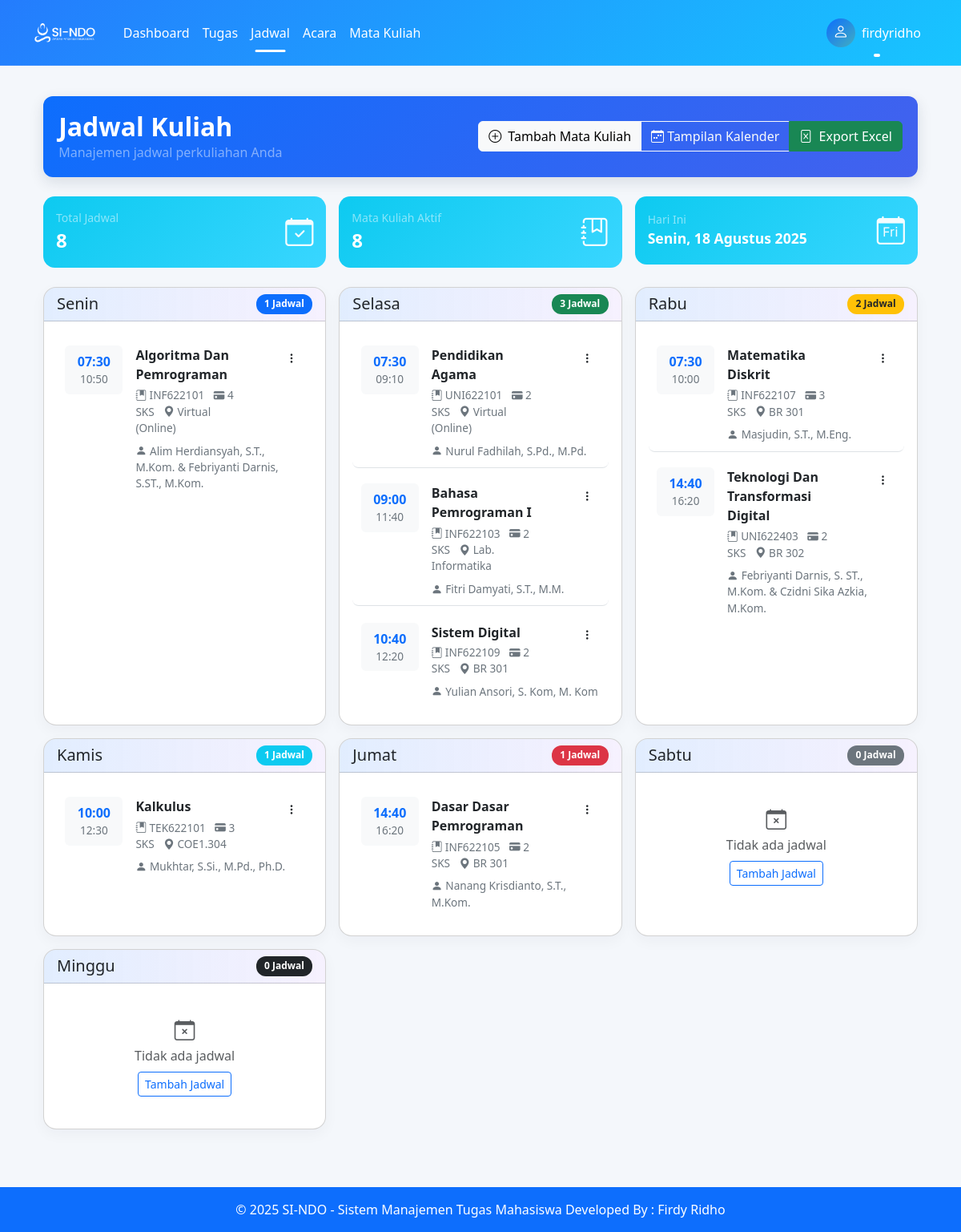
Screenshot of /pages/jadwal/index.php (signed in) with the database file from the repository.
### tables this page shows
CREATE TABLE `jadwal_kuliah` (
  `id` int(11) NOT NULL,
  `mk_id` int(11) NOT NULL,
  `hari` enum('Senin','Selasa','Rabu','Kamis','Jumat','Sabtu','Minggu') NOT NULL,
  `jam_mulai` time NOT NULL,
  `jam_selesai` time NOT NULL
);

CREATE TABLE `mata_kuliah` (
  `id` int(11) NOT NULL,
  `kode_mk` varchar(20) NOT NULL,
  `nama_mk` varchar(100) NOT NULL,
  `sks` int(11) NOT NULL,
  `dosen` varchar(100) NOT NULL,
  `ruangan` varchar(20) DEFAULT NULL,
  `user_id` int(11) NOT NULL
);

### pages/jadwal/index.php (the view, shortened to what this page needs)
<?php
require_once '../../config/database.php';
$stmt = $pdo->prepare("SELECT j.*, mk.nama_mk, mk.kode_mk, mk.dosen, mk.sks, mk.ruangan, mk.id as mk_id
                      FROM jadwal_kuliah j
                      JOIN mata_kuliah mk ON j.mk_id = mk.id
                      WHERE mk.user_id = ?
                      ORDER BY
                        FIELD(j.hari, 'Senin', 'Selasa', 'Rabu', 'Kamis', 'Jumat', 'Sabtu', 'Minggu'),
                        j.jam_mulai");
$stmt->execute([$_SESSION['user_id']]);
$jadwal = $stmt->fetchAll(PDO::FETCH_ASSOC);
$jadwal_per_hari = [];
foreach ($jadwal as $j) {
    $jadwal_per_hari[$j['hari']][] = $j;
}
$days = ['Senin', 'Selasa', 'Rabu', 'Kamis', 'Jumat', 'Sabtu', 'Minggu'];
$total_jadwal = count($jadwal);
$matkul_aktif = $pdo->prepare("SELECT COUNT(DISTINCT mk_id) FROM jadwal_kuliah j JOIN mata_kuliah mk ON j.mk_id = mk.id WHERE mk.user_id = ?");
$matkul_aktif->execute([$_SESSION['user_id']]);
$total_matkul = $matkul_aktif->fetchColumn();
function formatTanggalID($timestamp = null) {
    $bulan = ["Januari","Februari","Maret","April","Mei","Juni","Juli","Agustus","September","Oktober","November","Desember"];
    $hari = ["Minggu","Senin","Selasa","Rabu","Kamis","Jumat","Sabtu"];
    $ts = $timestamp ? strtotime($timestamp) : time();
    $d = date('j', $ts);
    $m = (int)date('n', $ts) - 1;
    $y = date('Y', $ts);
    $wd = (int)date('w', $ts);
    return "{$hari[$wd]}, {$d} {$bulan[$m]} {$y}";
}
$day_badge_classes = [
    'Senin' => 'bg-primary text-white',
    'Selasa' => 'bg-success text-white',
    'Rabu' => 'bg-warning text-dark',
    'Kamis' => 'bg-info text-white',
    'Jumat' => 'bg-danger text-white',
    'Sabtu' => 'bg-secondary text-white',
    'Minggu' => 'bg-dark text-white',
];
?>
<?php include '../../includes/header.php'; ?>
<div class="container-fluid py-4">
    <div class="page-header d-flex justify-content-between align-items-center">
        <div>
            <h2>Jadwal Kuliah</h2>
            <p class="text-white-50 mb-0">Manajemen jadwal perkuliahan Anda</p>
        </div>
        <div class="btn-group" role="group" aria-label="aksi">
            <a href="../mata_kuliah/tambah.php" class="btn btn-light">
                <i class="bi bi-plus-circle me-1"></i> Tambah Mata Kuliah
            </a>
            <button class="btn btn-outline-light" id="toggleView">
                <i class="bi bi-calendar-week"></i> Tampilan Kalender
            </button>
            <a href="export_excel.php" class="btn btn-success">
                <i class="bi bi-file-excel me-1"></i> Export Excel
            </a>
        </div>
    </div>
    <div class="row mb-4 g-3">
        <div class="col-12 col-md-4">
            <div class="stat-card stat-primary">
                <div>
                    <div class="small text-white-50">Total Jadwal</div>
                    <div style="font-size:1.5rem;font-weight:800;"><?= (int)$total_jadwal ?></div>
                </div>
                <i class="bi bi-calendar-check"></i>
            </div>
        </div>
        <div class="col-12 col-md-4">
            <div class="stat-card stat-success">
                <div>
                    <div class="small text-white-50">Mata Kuliah Aktif</div>
                    <div style="font-size:1.5rem;font-weight:800;"><?= (int)$total_matkul ?></div>
                </div>
                <i class="bi bi-journal-bookmark"></i>
            </div>
        </div>
        <div class="col-12 col-md-4">
            <div class="stat-card stat-info">
                <div>
                    <div class="small text-white-50">Hari Ini</div>
                    <div style="font-size:1.1rem;font-weight:700;"><?= formatTanggalID() ?></div>
                </div>
                <i class="bi bi-calendar-day"></i>
            </div>
        </div>
    </div>
    <div id="gridView">
        <div class="row g-3">
            <?php foreach ($days as $day): ?>
                <div class="col-12 col-sm-6 col-lg-4 col-day">
                    <div class="card h-100">
                        <div class="card-header d-flex justify-content-between align-items-center">
                            <h5 class="mb-0"><?= htmlspecialchars($day) ?></h5>
                            <span class="badge <?= $day_badge_classes[$day] ?? 'bg-secondary text-white' ?> badge-day">
                                <?= isset($jadwal_per_hari[$day]) ? count($jadwal_per_hari[$day]) : 0 ?> Jadwal
                            </span>
                        </div>
                        <div class="card-body">
                            <?php if (!empty($jadwal_per_hari[$day])): ?>
                                <div class="list-group list-group-flush">
                                    <?php foreach ($jadwal_per_hari[$day] as $j): ?>
                                        <div class="list-group-item">
                                            <div class="d-flex align-items-start">
                                                <div class="me-3 text-center" style="min-width:72px;">
                                                    <div class="bg-light rounded p-2">
                                                        <div class="text-primary fw-bold"><?= date('H:i', strtotime($j['jam_mulai'])) ?></div>
                                                        <div class="meta-small"><?= date('H:i', strtotime($j['jam_selesai'])) ?></div>
                                                    </div>
                                                </div>
                                                <div class="flex-grow-1">
                                                    <div class="d-flex justify-content-between align-items-start">
                                                        <div style="max-width:70%;">
                                                            <div style="font-weight:700;"><?= htmlspecialchars($j['nama_mk']) ?></div>
                                                            <div class="meta-small mt-1">
                                                                <span class="me-2"><i class="bi bi-journal-bookmark-fill"></i> <?= htmlspecialchars($j['kode_mk']) ?></span>
                                                                <span class="me-2"><i class="bi bi-credit-card-fill"></i> <?= (int)$j['sks'] ?> SKS</span>
                                                                <span><i class="bi bi-geo-alt-fill"></i> <?= htmlspecialchars($j['ruangan']) ?></span>
                                                            </div>
                                                        </div>
                                                        <div class="dropdown">
                                                            <button class="btn btn-sm btn-link text-dark" data-bs-toggle="dropdown">
                                                                <i class="bi bi-three-dots-vertical"></i>
                                                            </button>
                                                        </div>
                                                    </div>
                                                    <div class="mt-2">
                                                        <div class="meta-small"><i class="bi bi-person-fill me-1"></i><?= htmlspecialchars($j['dosen']) ?></div>
                                                    </div>
                                                </div>
                                            </div>
                                        </div>
                                    <?php endforeach; ?>
                                </div>
                            <?php else: ?>
                                <div class="text-center py-4 text-muted">
                                    <i class="bi bi-calendar-x" style="font-size:1.6rem;"></i>
                                    <p class="mb-2">Tidak ada jadwal</p>
                                    <a href="../mata_kuliah/tambah.php" class="btn btn-sm btn-outline-primary">Tambah Jadwal</a>
                                </div>
                            <?php endif; ?>
                        </div>
                    </div>
                </div>
            <?php endforeach; ?>
        </div>
    </div>
</div>
<link href='https://cdn.jsdelivr.net/npm/fullcalendar@5.11.3/main.min.css' rel='stylesheet' />
<?php include '../../includes/footer.php'; ?>

### pages/jadwal/index.php (style rules this page uses)
body { background: #f4f7fb; }
.page-header { background: linear-gradient(135deg,#0d6efd,#4361ee); color: #fff; padding: 1.2rem; border-radius: 0.75rem; box-shadow: 0 6px 18px rgba(20,30,60,0.12); margin-bottom: 1.5rem; }
.page-header h2 { margin: 0; font-weight: 700; }
.page-header p { margin: 0; opacity: 0.92; }
.stat-card { border-radius: 0.9rem; color: #fff; padding: 1rem; display:flex; justify-content:space-between; align-items:center; }
.stat-primary { background: linear-gradient(135deg,#0dcaf0,#39d6ff); }
.stat-success { background: linear-gradient(135deg,#0dcaf0,#39d6ff); }
.stat-info { background: linear-gradient(135deg,#0dcaf0,#39d6ff); }
.stat-card i { font-size: 2.2rem; opacity: 0.95; }
.card { border-radius: 1rem; overflow:hidden; background:#fff; box-shadow:0 6px 18px rgba(20,30,60,0.04); transition: transform .25s, box-shadow .25s; }
.card-header { font-weight:700; background: linear-gradient(90deg, rgba(13,110,253,0.12), rgba(102,16,242,0.06)); }
.list-group-item { transition: all .18s ease; border-left: 3px solid transparent; background: rgba(255,255,255,0.85); backdrop-filter: blur(6px); border-radius: 8px; margin: 0.28rem 0; padding: .65rem; }
.badge-day { font-weight:700; padding:.4rem .65rem; border-radius: 12px; }
.meta-small { font-size:.85rem; color:#6c757d; }

### rows the page displays
jadwal_kuliah: jam_mulai "07:30", jam_selesai "10:50", mk.nama_mk "Algoritma Dan Pemrograman", mk.kode_mk "INF622101", mk.sks "4", mk.ruangan "Virtual (Online)", mk.dosen "Alim Herdiansyah, S.T., M.Kom. & Febriyanti Darnis, S.ST., M.Kom."
jadwal_kuliah: jam_mulai "07:30", jam_selesai "09:10", mk.nama_mk "Pendidikan Agama", mk.kode_mk "UNI622101", mk.sks "2", mk.ruangan "Virtual (Online)", mk.dosen "Nurul Fadhilah, S.Pd., M.Pd."
jadwal_kuliah: jam_mulai "09:00", jam_selesai "11:40", mk.nama_mk "Bahasa Pemrograman I", mk.kode_mk "INF622103", mk.sks "2", mk.ruangan "Lab. Informatika", mk.dosen "Fitri Damyati, S.T., M.M."
jadwal_kuliah: jam_mulai "10:40", jam_selesai "12:20", mk.nama_mk "Sistem Digital", mk.kode_mk "INF622109", mk.sks "2", mk.ruangan "BR 301", mk.dosen "Yulian Ansori, S. Kom, M. Kom"
jadwal_kuliah: jam_mulai "07:30", jam_selesai "10:00", mk.nama_mk "Matematika Diskrit", mk.kode_mk "INF622107", mk.sks "3", mk.ruangan "BR 301", mk.dosen "Masjudin, S.T., M.Eng."
jadwal_kuliah: jam_mulai "14:40", jam_selesai "16:20", mk.nama_mk "Teknologi Dan Transformasi Digital", mk.kode_mk "UNI622403", mk.sks "2", mk.ruangan "BR 302", mk.dosen "Febriyanti Darnis, S. ST., M.Kom. & Czidni Sika Azkia, M.Kom."
jadwal_kuliah: jam_mulai "10:00", jam_selesai "12:30", mk.nama_mk "Kalkulus", mk.kode_mk "TEK622101", mk.sks "3", mk.ruangan "COE1.304", mk.dosen "Mukhtar, S.Si., M.Pd., Ph.D."
jadwal_kuliah: jam_mulai "14:40", jam_selesai "16:20", mk.nama_mk "Dasar Dasar Pemrograman", mk.kode_mk "INF622105", mk.sks "2", mk.ruangan "BR 301", mk.dosen "Nanang Krisdianto, S.T., M.Kom."

### other values shown
$_SESSION['username'] "firdyridho"
$total_jadwal "8"
$total_matkul "8"
formatTanggalID() "Senin, 18 Agustus 2025"
$day "Senin"
count($jadwal_per_hari[$day]) "1"
$day "Selasa"
count($jadwal_per_hari[$day]) "3"
$day "Rabu"
count($jadwal_per_hari[$day]) "2"
$day "Kamis"
$day "Jumat"
$day "Sabtu"
$day "Minggu"
